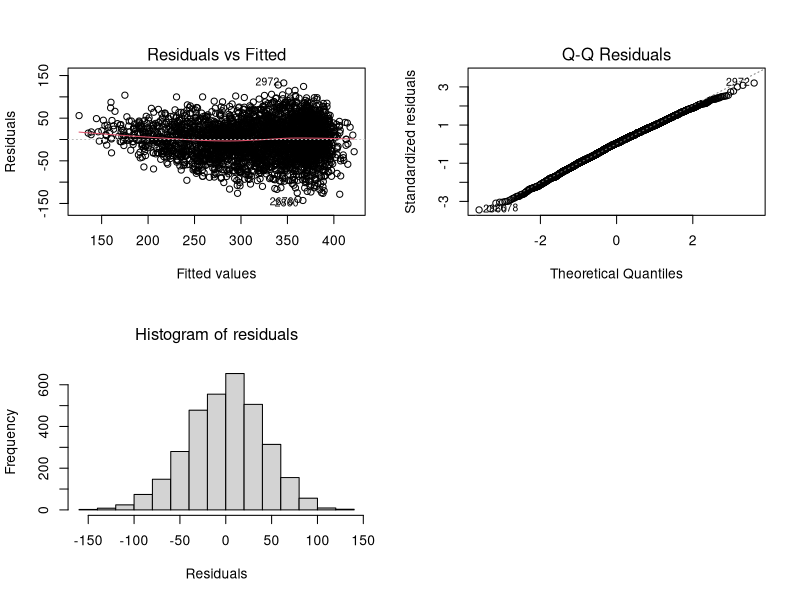
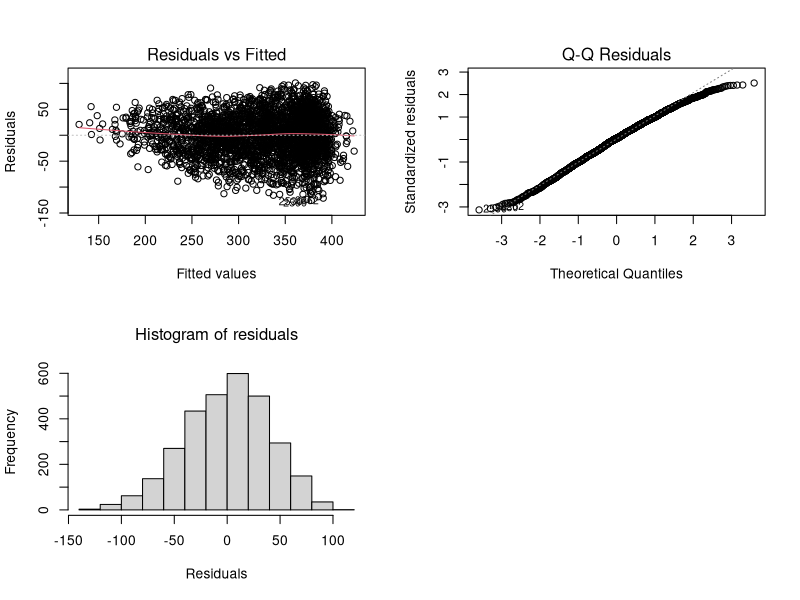

These charts were generated, in order, by the following R code:
## ---- chunk 1
#rm(list=ls())
library(arm)
library(ggplot2)
library(dplyr)
library(tidyr)
library(gridExtra)
library(car)
## ---- chunk 2
data<-read.csv("../data/W8DINCW_newlevel.csv",header = TRUE, stringsAsFactors=TRUE)
## ---- chunk 3
exclude_vars <- c("X", "W1GrssyrMP", "W1GrssyrHH", "W1yschat1", "W2ghq12scr", "W4schatYP", "W6DebtattYP", "W8DINCW", "W8DGHQSC")

data <- data %>%
  mutate(across(where(is.integer) & !all_of(exclude_vars), factor))
## ---- chunk 4
sig.var <- c("W1wrk1aMP", 'W1condur5MP', 'W1hea2MP', 'W1NoldBroHS', 'W1hous12HH', 'W1usevcHH', 'W1hiqualdad', 'W1hiqualmum', 'W1wrkfulldad', 'W1wrkfullmum', 'W1empsmum', 'W1empsdad', 'W1ch0_2HH', 'W1ch3_11HH', 'IndSchool', 'W1marstatmum', 'W1depkids', 'W1famtyp2', 'W1nssecfam', 'W1ethgrpYP', 'W1heposs9YP', 'W1hwndayYP', 'W1truantYP', 'W1alceverYP', 'W1bulrc', 'W1disabYP', 'W2disc1YP', 'W2depressYP', 'W4AlcFreqYP', 'W4CannTryYP', 'W4NamesYP', 'W4RacismYP', 'W4empsYP','W4Childck1YP', 'W5JobYP', 'W5JobYP', 'W5EducYP', 'W5Apprent1YP', 'W6JobYP', 'W6UnivYP', 'W6EducYP', 'W6Apprent1YP', 'W6acqno', 'W6gcse', 'W6als', 'W6OwnchiDV', 'W6Childliv', 'W6NEETAct', 'W8DDEGP', 'W8TENURE', 'W2ghq12scr', 'W4schatYP', 'W6DebtattYP')


#Create the formula string
formula_str <- paste("W8DINCW ~", paste(sig.var, collapse = " + "))
#Convert the string to a formula object
formula_obj <- as.formula(formula_str)
model.1 <- lm(formula_obj, data = data)

display(model.1)
## ---- chunk 5
merged_data <- data  # create a copy for modifications

merged_data <- merged_data %>%
  mutate(
    #W1hous12HH, merge levels 4 and 5
    W1hous12HH = as.character(W1hous12HH),  # convert to character to avoid issues with factor levels
    W1hous12HH = if_else(W1hous12HH %in% c("4", "5"), "4_5", W1hous12HH),
    
    # W1hiqualmum, merge several groups of levels
    W1hiqualmum = as.character(W1hiqualmum),
    W1hiqualmum = case_when(
      W1hiqualmum %in% c("3", "4") ~ "3_4",
      W1hiqualmum %in% c("5", "6", "7") ~ "5_6_7",
      W1hiqualmum %in% c("8", "9") ~ "8_9",
      W1hiqualmum %in% c("12", "13", "14") ~ "12_13_14",
      TRUE ~ as.character(W1hiqualmum)
    ),
    
    # for W1marstatmum, merge levels 4, 5 and 6
    W1marstatmum = as.character(W1marstatmum),
    W1marstatmum = if_else(W1marstatmum %in% c("4", "5", "6"), "4_5_6", W1marstatmum)
  ) %>%
  mutate(
    # convert back to factors with new levels
    W1hous12HH = factor(W1hous12HH),
    W1hiqualmum = factor(W1hiqualmum),
    W1marstatmum = factor(W1marstatmum)
  )

# dropping unused factor levels
data <- data %>%
  mutate(
    W1hous12HH = droplevels(W1hous12HH),
    W1hiqualmum = droplevels(W1hiqualmum),
    W1marstatmum = droplevels(W1marstatmum)
  )


#summary(merged_data)
## ---- chunk 6
sig.var_2 <- c("W1hea2MP", "W1NoldBroHS", "W1hous12HH", "W1hiqualmum", "W1marstatmum", "W1depkids", "W1nssecfam", "W1ethgrpYP", "W1heposs9YP", "W1hwndayYP", "W1disabYP", "W2disc1YP", "W4CannTryYP", "W5JobYP", "W5EducYP", "W5Apprent1YP", "W6JobYP", "W6UnivYP", "W6Apprent1YP", "W6NEETAct", "W8TENURE", "W2ghq12scr", "W4schatYP")

#Create the formula string
formula_str <- paste("W8DINCW ~", paste(sig.var_2, collapse = " + "))
#Convert the string to a formula object
formula_obj <- as.formula(formula_str)
model.2 <- lm(formula_obj, data = merged_data)

display(model.2)
## ---- chunk 7
sig.var_3 <- c("W1hea2MP", "W1hous12HH", "W1hiqualmum", "W1marstatmum", "W1depkids", "W1nssecfam", "W1ethgrpYP", "W1heposs9YP", "W1hwndayYP", "W1disabYP", "W2disc1YP", "W4CannTryYP", "W5JobYP", "W5EducYP", "W5Apprent1YP", "W6JobYP", "W6UnivYP", "W6Apprent1YP", "W6NEETAct", "W2ghq12scr")

#Create the formula string
formula_str <- paste("W8DINCW ~", paste(sig.var_3, collapse = " + "))
#Convert the string to a formula object
formula_obj <- as.formula(formula_str)
model.3 <- lm(formula_obj, data = merged_data)

display(model.3)
## ---- chunk 8
sig.var_4 <- c("W1hea2MP", "W1hous12HH", "W1hiqualmum", "W1marstatmum", "W1depkids", "W1nssecfam", "W1ethgrpYP", "W1heposs9YP", "W1hwndayYP", "W1disabYP", "W2disc1YP", "W4CannTryYP", "W5JobYP", "W5EducYP", "W5Apprent1YP", "W6JobYP", "W6UnivYP", "W6NEETAct", "W2ghq12scr")

#Create the formula string
formula_str <- paste("W8DINCW ~", paste(sig.var_4, collapse = " + "))
#Convert the string to a formula object
formula_obj <- as.formula(formula_str)
model.4 <- lm(formula_obj, data = merged_data)

#display(model.4)

vif(model.4)
## ---- chunk 9
kept_var <- c("W1hea2MP", "W1hous12HH", "W1marstatmum", "W1depkids", "W1nssecfam", "W1ethgrpYP", "W1heposs9YP", "W1hwndayYP", "W1disabYP", "W2disc1YP", "W4CannTryYP", "W5JobYP", "W5EducYP", "W5Apprent1YP", "W6JobYP", "W6UnivYP", "W6NEETAct", "W2ghq12scr")

#Create the formula string
formula_str <- paste("W8DINCW ~", paste(kept_var, collapse = " + "))
#Convert the string to a formula object
formula_obj <- as.formula(formula_str)
model.5 <- lm(formula_obj, data = merged_data)

display(model.5)
## ---- chunk 10
kept_var <- c("W1hea2MP", "W1marstatmum", "W1depkids", "W1nssecfam", "W1ethgrpYP", "W1heposs9YP", "W1hwndayYP", "W1disabYP", "W2disc1YP", "W4CannTryYP", "W5JobYP", "W5EducYP", "W5Apprent1YP", "W6JobYP", "W6UnivYP", "W6NEETAct", "W2ghq12scr")

#Create the formula string
formula_str <- paste("W8DINCW ~", paste(kept_var, collapse = " + "))
#Convert the string to a formula object
formula_obj <- as.formula(formula_str)
model.6 <- lm(formula_obj, data = merged_data)

display(model.6)
## ---- chunk 11
kept_var <- c("W1hea2MP", "W1marstatmum", "W1depkids", "W1nssecfam", "W1ethgrpYP", "W1heposs9YP", "W1hwndayYP", "W1disabYP", "W2disc1YP", "W4CannTryYP", "W5JobYP", "W5EducYP", "W5Apprent1YP", "W6JobYP", "W6UnivYP", "W2ghq12scr")

#Create the formula string
formula_str <- paste("W8DINCW ~", paste(kept_var, collapse = " + "))
#Convert the string to a formula object
formula_obj <- as.formula(formula_str)
model.7 <- lm(formula_obj, data = merged_data)

display(model.7) # the final model in this section
## ---- chunk 12
kept_var <- c("W1hea2MP", "W1marstatmum", "W1nssecfam", "W1ethgrpYP", "W1heposs9YP", "W1hwndayYP", "W1disabYP", "W2disc1YP", "W4CannTryYP", "W5JobYP", "W5EducYP", "W5Apprent1YP", "W6JobYP", "W6UnivYP", "W2ghq12scr")

#Create the formula string
formula_str <- paste("W8DINCW ~", paste(kept_var, collapse = " + "))
#Convert the string to a formula object
formula_obj <- as.formula(formula_str)
model.8 <- lm(formula_obj, data = merged_data)

display(model.8)
## ---- chunk 13
merged_data <- merged_data %>%
  mutate(
    W1depkids = as.character(W1depkids),
    W1depkids = if_else(W1depkids %in% c("1", "2", "3"), "1_2_3", W1depkids),
    
    W1nssecfam = as.character(W1nssecfam),
    W1nssecfam = case_when(
      W1nssecfam %in% c("1", "2") ~ "1_2",
      W1nssecfam %in% c("3", "4", "5") ~ "3_4_5",
      W1nssecfam %in% c("6", "7") ~ "6_7",
      TRUE ~ as.character(W1nssecfam)
    ),
    
    W1ethgrpYP = as.character(W1ethgrpYP),
    W1ethgrpYP = case_when(
      W1ethgrpYP %in% c("2", "3") ~ "2_3",
      W1ethgrpYP %in% c("6", "7", "8") ~ "6_7_8",
      TRUE ~ as.character(W1ethgrpYP)
    ),

    W1hwndayYP = as.character(W1hwndayYP),
    W1hwndayYP = if_else(W1hwndayYP %in% c("2", "3"), "2_3", W1hwndayYP)
  ) %>%
  
  mutate(
    # convert back to factors with new levels
    W1depkids = factor(W1depkids),
    W1nssecfam = factor(W1nssecfam),
    W1ethgrpYP = factor(W1ethgrpYP),
    W1hwndayYP = factor(W1hwndayYP)
  )

# dropping unused factor levels
data <- data %>%
  mutate(
    W1depkids = droplevels(W1depkids),
    W1nssecfam = droplevels(W1nssecfam),
    W1ethgrpYP = droplevels(W1ethgrpYP),
    W1hwndayYP = droplevels(W1hwndayYP)
  )

kept_var <- c("W1hea2MP", "W1marstatmum", "W1depkids", "W1nssecfam", "W1ethgrpYP", "W1heposs9YP", "W1hwndayYP", "W1disabYP", "W2disc1YP", "W4CannTryYP", "W5JobYP", "W5EducYP", "W5Apprent1YP", "W6JobYP", "W6UnivYP", "W2ghq12scr")

#Create the formula string
formula_str <- paste("W8DINCW ~", paste(kept_var, collapse = " + "))
#Convert the string to a formula object
formula_obj <- as.formula(formula_str)
model.9 <- lm(formula_obj, data = merged_data)

display(model.9)
## ---- chunk 14
kept_var <- c("W1hea2MP", "W1marstatmum", "W1nssecfam", "W1ethgrpYP", "W1heposs9YP", "W1hwndayYP", "W1disabYP", "W2disc1YP", "W4CannTryYP", "W5JobYP", "W5EducYP", "W5Apprent1YP", "W6JobYP", "W6UnivYP", "W2ghq12scr")

#Create the formula string
formula_str <- paste("W8DINCW ~", paste(kept_var, collapse = " + "))
#Convert the string to a formula object
formula_obj <- as.formula(formula_str)
model.10 <- lm(formula_obj, data = merged_data)

display(model.10)
## ---- chunk 15
par(mfrow=c(2,2))
plot(model.10,which=c(1,2))
hist(model.10$residuals,main="Histogram of residuals",font.main=1,xlab="Residuals")
## ---- chunk 16
show_outliers<-function(the.linear.model,topN){
  #length of data
  n=length(fitted(the.linear.model))
  #number of parameters estimated
  p=length(coef(the.linear.model))
  #standardised residuals over 3
  res.out<-which(abs(rstandard(the.linear.model))>3) #sometimes >2
  #topN values
  res.top<-head(rev(sort(abs(rstandard(the.linear.model)))),topN)
  #high leverage values
  lev.out<-which(lm.influence(the.linear.model)$hat>2*p/n)
  #topN values
  lev.top<-head(rev(sort(lm.influence(the.linear.model)$hat)),topN)
  #high diffits
  dffits.out<-which(dffits(the.linear.model)>2*sqrt(p/n))
  #topN values
  dffits.top<-head(rev(sort(dffits(the.linear.model))),topN)
  #Cook's over 1
  cooks.out<-which(cooks.distance(the.linear.model)>1)
  #topN cooks
  cooks.top<-head(rev(sort(cooks.distance(the.linear.model))),topN)
  #Create a list with the statistics -- cant do a data frame as different lengths 
  list.of.stats<-list(Std.res=res.out,Std.res.top=res.top, Leverage=lev.out, Leverage.top=lev.top, DFFITS=dffits.out, DFFITS.top=dffits.top, Cooks=cooks.out,Cooks.top=cooks.top)
  #return the statistics
  list.of.stats}
## ---- chunk 17
#Get outliers
outliers <- show_outliers(model.10, topN = 5) 

# Combine all outlier indices into a single vector
all_outliers <- unique(c(outliers$Std.res, outliers$Leverage, outliers$DFFITS, outliers$Cooks))

# Remove outliers from the dataset
cleaned_data <- merged_data[-all_outliers, ]
## ---- chunk 18
kept_var <- c("W1hea2MP", "W1marstatmum", "W1nssecfam", "W1ethgrpYP", "W1heposs9YP", "W1hwndayYP", "W1disabYP", "W2disc1YP", "W4CannTryYP", "W5JobYP", "W5EducYP", "W5Apprent1YP", "W6JobYP", "W6UnivYP", "W2ghq12scr")

#Create the formula string
formula_str <- paste("W8DINCW ~", paste(kept_var, collapse = " + "))
#Convert the string to a formula object
formula_obj <- as.formula(formula_str)
model.11 <- lm(formula_obj, data = cleaned_data)

summary(model.11)
## ---- chunk 19
par(mfrow=c(2,2))
plot(model.11,which=c(1,2))
hist(model.11$residuals,main="Histogram of residuals",font.main=1,xlab="Residuals")
